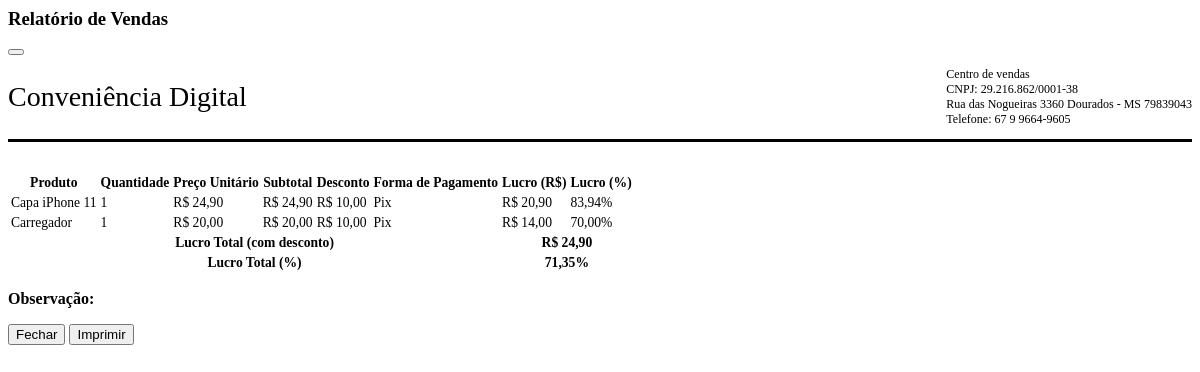
Screenshot of /relatoriolucro/26/ (signed in) with the database file from the repository.
### venda/models.py (models this page shows, shortened)
class ItemsVenda(models.Model):
    vendas = models.ForeignKey(Vendas,
                               on_delete=models.SET_NULL,
                               related_name='vendas_items',
                               blank=True,
                               null=True,
                               )
    produto = models.ForeignKey(Produto,
                                on_delete=models.CASCADE)
    quantidade = models.IntegerField()
    preco = models.DecimalField(max_digits=9, decimal_places=2)
    class Meta:
        ordering = ('pk',)
    def subtotal(self):
        return self.quantidade * self.preco
    def lucro_total_item(self):
        return (self.preco - self.produto.preco_de_custo) * self.quantidade
    def margem_lucro_percentual(self):
        try:
            if self.preco == 0:
                return Decimal('0.00')
            margem = ((self.preco - self.produto.preco_de_custo) / self.preco) * 100
            return margem.quantize(Decimal('0.01'), rounding=ROUND_HALF_UP)
        except:
            return Decimal('0.00')

class Vendas(models.Model):
    ENTREGUE = 'Entregue'
    CANCELADA = 'Cancelada'
    TROCA = 'Troca de produto'
    RETORNO_GARANTIA = 'Retorno garantia'
    STATUS = [
        (ENTREGUE, 'Concluida e entregue'),
        (CANCELADA, 'Cancelada e estornada'),
        (TROCA, 'Troca de produto'),
        (RETORNO_GARANTIA, 'Retorno para garantia')
    ]
    PIX = 'Pix'
    CARTAO_CREDITO = 'Cartāo de credito'
    CARTAO_DEBITO = 'Cartāo de debito'
    DINHEIRO = 'Dinheiro'
    FIADO = 'Fiado a receber'
    FORMA_PAGAMENTO = [
        (PIX, 'Pix'),
        (CARTAO_CREDITO, 'Cartāo de credito'),
        (CARTAO_DEBITO, 'Cartāo de debito'),
        (DINHEIRO, 'Dinheiro'),
        (FIADO, 'Fiado a receber')
    ]
    usuario = models.ForeignKey(User, on_delete=models.PROTECT)
    data_criacao = models.DateTimeField(auto_now_add=True)
    data_edicao = models.DateTimeField(auto_now=True)
    cliente = models.ForeignKey(Cliente, on_delete=models.CASCADE)
    vendedor = models.ForeignKey(Colaborador, on_delete=models.CASCADE)
    desconto = models.DecimalField(max_digits=9, decimal_places=2, null=True, blank=True)
    forma_pagamento = models.CharField(choices=FORMA_PAGAMENTO, max_length=20, default=PIX)
    observacao = models.TextField(null=True, blank=True)
    status = models.CharField(choices=STATUS, max_length=20, default=ENTREGUE)
    data_vencimento = models.DateField(null=True, blank=True)
    qtd_parcela = models.IntegerField(null=True, blank=True)
    valor_entrada = models.DecimalField(max_digits=9, decimal_places=2, null=True, blank=True)
    class Meta:
        ordering = ('-pk',)
    def total(self):
        qs = self.vendas_items.filter(vendas=self.pk).values_list(
            'preco', 'quantidade') or 0
        t = 0 if isinstance(qs, int) else sum(map(lambda q: q[0] * q[1], qs))
        desc = t - self.desconto
        return desc
    def lucro_total(self):
        desconto = self.desconto or Decimal('0.00')
        lucro_itens = sum((item.preco - item.produto.preco_de_custo) * item.quantidade
                        for item in self.vendas_items.select_related('produto').all())
        if lucro_itens == 0:
            return Decimal('0.00')
        receita_bruta = sum(item.preco * item.quantidade for item in self.vendas_items.all())
        if receita_bruta == 0:
            return Decimal('0.00')
        lucro_liquido = lucro_itens - desconto
        return Decimal(lucro_liquido).quantize(Decimal('0.01'))
    def margem_lucro_total_percentual(self):
        lucro_liquido = self.lucro_total()  # já considera desconto proporcional
        total_venda = self.total() or Decimal('0.00')
        if total_venda == 0:
            return Decimal('0.00')
        margem = (lucro_liquido / total_venda) * 100
        return margem.quantize(Decimal('0.01'), rounding=ROUND_HALF_UP)

### produto/models.py (models this page shows, shortened)
class Produto(models.Model):
    FONES = 'Fones'
    CAPAS = 'Capas'
    PELICULAS = 'Peliculas'
    ADAPTADORES = 'Adaptadores'
    CABOS = 'Cabos'
    CELULARES = 'Celulares'
    IPHONES = 'iPhones'
    CARREGADORES = 'Carregadores'
    FONTES = 'Fontes'
    DIVERSOS = 'Diversos'
    INFORMATICA = 'Informatica'
    CAIXA_SOM = 'Caixa de som'
    COPOS_GARRAFAS = 'Copos | Garrafas'
    RELOGIOS = 'Relogios'
    BRINQUEDOS = 'Brinquedos'
    PERFUMES = 'Perfumes'
    CATEGORIAS_PRODUTOS = [
        (FONES, 'Fones'),
        (CABOS, 'Cabos'),
        (CAPAS, 'Capas'),
        (PELICULAS, 'Peliculas'),
        (ADAPTADORES, 'Adaptadores'),
        (CELULARES, 'Celulares'),
        (IPHONES, 'iPhones'),
        (CARREGADORES, 'Carregadores'),
        (FONTES, 'Fontes'),
        (DIVERSOS, 'Diversos'),
        (INFORMATICA, 'Informatica'),
        (CAIXA_SOM, 'Caixa de som'),
        (COPOS_GARRAFAS, 'Copos | Garrafas'),
        (RELOGIOS, 'Relogios'),
        (BRINQUEDOS, 'Brinquedos'),
        (PERFUMES, 'Perfumes')
    ]
    PIX = 'Pix'
    CARTAO_CREDITO = 'Cartāo de credito'
    CARTAO_DEBITO = 'Cartāo de debito'
    DINHEIRO = 'Dinheiro'
    FIADO = 'Fiado a pagar'
    FORMA_PAGAMENTO = [
        (PIX, 'Pix'),
        (CARTAO_CREDITO, 'Cartāo de credito'),
        (CARTAO_DEBITO, 'Cartāo de debito'),
        (DINHEIRO, 'Dinheiro'),
        (FIADO, 'Fiado a pagar')
    ]
    usuario = models.ForeignKey(User, on_delete=models.PROTECT)
    data_criacao = models.DateTimeField(auto_now_add=True)
    data_edicao = models.DateTimeField(auto_now=True)
    nome_produto = models.CharField(max_length=99)
    categoria_produtos = models.CharField(max_length=20, choices=CATEGORIAS_PRODUTOS, null=True, blank=True)
    quantidade = models.IntegerField()
    codigo_de_barras = models.IntegerField(null=True, blank=True)
    preco_de_custo = models.DecimalField(max_digits=9, decimal_places=2)
    margem_de_lucro = models.DecimalField(max_digits=5, decimal_places=2, null=True, blank=True)
    preco = models.DecimalField(max_digits=9, decimal_places=2)
    forma_pagamento = models.CharField(choices=FORMA_PAGAMENTO, max_length=21, default=PIX)
    fornecedor = models.ForeignKey(Fornecedores, on_delete=models.CASCADE, null=True, blank=True)
    observacao = models.TextField(null=True, blank=True)
    data_vencimento = models.DateField(null=True, blank=True)
    qtd_parcela = models.IntegerField(null=True, blank=True)
    valor_entrada = models.DecimalField(max_digits=9, decimal_places=2, null=True, blank=True)
    def __str__(self):
        return self.nome_produto

### venda/views.py (the view)
# urls.py: path('relatoriolucro/<int:pk>/', login_required(RelatorioLucro.as_view()), name='relatorio-lucro'),
class RelatorioLucro(DetailView):
    template_name = 'vendas/relatorios/relatorio-lucro.html'
    model = Vendas
    def get_queryset(self):
        return Vendas.objects.filter(usuario=self.request.user)

### venda/templates/vendas/relatorios/relatorio-lucro.html (shortened to what this page needs)
<div class="modal-header">
    <h3 class="modal-title" id="staticBackdropLabel">Relatório de Vendas</h3>
    <button type="button" class="btn-close" data-bs-dismiss="modal" aria-label="Close"></button>
</div>
<div class="modal-body">
    <div class="contentPrint">
        <div class="header">
            <div class="logo">Conveniência Digital</div>
            <div class="information">
                <p class="description">
                    Centro de vendas <br>
                    CNPJ: 29.216.862/0001-38 <br>
                    Rua das Nogueiras 3360 Dourados - MS 79839043 <br>
                    Telefone: 67 9 9664-9605
                </p>
            </div>
        </div>
        <div class="content">
            <table class="table table-bordered">
                <thead class="bg-light">
                    <tr>
                        <th>Produto</th>
                        <th>Quantidade</th>
                        <th>Preço Unitário</th>
                        <th>Subtotal</th>
                        <th>Desconto</th>
                        <th>Forma de Pagamento</th>
                        <th>Lucro (R$)</th>
                        <th>Lucro (%)</th>
                    </tr>
                </thead>
                <tbody>
                    {% for item in object.vendas_items.all %}
                    <tr>
                        <td>{{ item.produto }}</td>
                        <td>{{ item.quantidade }}</td>
                        <td>R$ {{ item.preco }}</td>
                        <td>R$ {{ item.subtotal }}</td>
                        <td>R$ {{ object.desconto|default:"0.00" }}</td>
                        <td>{{ object.forma_pagamento }}</td>
                        <td>R$ {{ item.lucro_total_item }}</td>
                        <td>{{ item.margem_lucro_percentual }}%</td>
                    </tr>
                    {% endfor %}
                    <tr class="bg-light">
                        <th colspan="6" class="text-end">Lucro Total (com desconto)</th>
                        <th colspan="2">R$ {{ object.lucro_total }}</th>
                    </tr>
                    <tr class="bg-light">
                        <th colspan="6" class="text-end">Lucro Total (%)</th>
                        <th colspan="2">{{ object.margem_lucro_total_percentual }}%</th>
                    </tr>
                </tbody>
            </table>
            <p><strong>Observação:</strong> {{ object.observacao }}</p>
        </div>
    </div>
</div>
<div class="modal-footer">
    <button type="button" class="btn btn-outline-secondary" data-bs-dismiss="modal">Fechar</button>
    <button id="myBtn" onclick="imprimir('.contentPrint')" type="button" class="btn btn-outline-primary">Imprimir</button>
</div>

### venda/templates/vendas/relatorios/relatorio-lucro.html (style rules this page uses)
.header { display: flex; justify-content: space-between; border-bottom: solid black; }
.logo { font-size: 1.75em; align-self: center; }
.content { margin-top: 30px; }
.description { font-size: 0.75em; }
.table th, .table td { font-size: 0.85em; }

### rows the page displays
ItemsVenda: produto "Capa iPhone 11", quantidade "1", preco "24,90", subtotal "24,90", lucro_total_item "20,90", margem_lucro_percentual "83,94"
Vendas: desconto "10,00", forma_pagamento "Pix", lucro_total "24,90", margem_lucro_total_percentual "71,35"
ItemsVenda: produto "Carregador", quantidade "1", preco "20,00", subtotal "20,00", lucro_total_item "14,00", margem_lucro_percentual "70,00"
